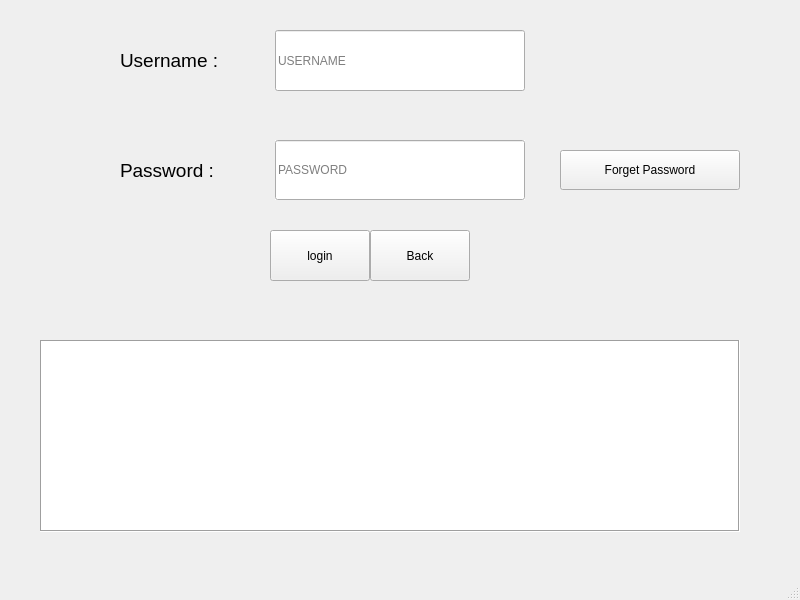
<?xml version="1.0" encoding="UTF-8"?>
<ui version="4.0">
 <class>MainWindow</class>
 <widget class="QMainWindow" name="MainWindow">
  <property name="geometry">
   <rect>
    <x>0</x>
    <y>0</y>
    <width>800</width>
    <height>600</height>
   </rect>
  </property>
  <property name="windowTitle">
   <string>MainWindow</string>
  </property>
  <widget class="QWidget" name="centralwidget">
   <widget class="QLineEdit" name="Password">
    <property name="geometry">
     <rect>
      <x>275</x>
      <y>140</y>
      <width>250</width>
      <height>60</height>
     </rect>
    </property>
    <property name="autoFillBackground">
     <bool>true</bool>
    </property>
    <property name="echoMode">
     <enum>QLineEdit::Password</enum>
    </property>
    <property name="placeholderText">
     <string>PASSWORD</string>
    </property>
   </widget>
   <widget class="QLineEdit" name="Useraame">
    <property name="geometry">
     <rect>
      <x>275</x>
      <y>30</y>
      <width>250</width>
      <height>61</height>
     </rect>
    </property>
    <property name="inputMask">
     <string/>
    </property>
    <property name="text">
     <string/>
    </property>
    <property name="placeholderText">
     <string>USERNAME</string>
    </property>
    <property name="cursorMoveStyle">
     <enum>Qt::VisualMoveStyle</enum>
    </property>
   </widget>
   <widget class="QPushButton" name="login">
    <property name="geometry">
     <rect>
      <x>270</x>
      <y>230</y>
      <width>100</width>
      <height>51</height>
     </rect>
    </property>
    <property name="text">
     <string>login</string>
    </property>
    <property name="default">
     <bool>false</bool>
    </property>
   </widget>
   <widget class="QTextBrowser" name="logger">
    <property name="geometry">
     <rect>
      <x>40</x>
      <y>340</y>
      <width>700</width>
      <height>192</height>
     </rect>
    </property>
    <property name="frameShape">
     <enum>QFrame::Box</enum>
    </property>
   </widget>
   <widget class="QLabel" name="password_label">
    <property name="geometry">
     <rect>
      <x>120</x>
      <y>150</y>
      <width>131</width>
      <height>41</height>
     </rect>
    </property>
    <property name="text">
     <string>&lt;html&gt;&lt;head/&gt;&lt;body&gt;&lt;p&gt;&lt;span style=&quot; font-size:14pt;&quot;&gt;Password :&lt;/span&gt;&lt;/p&gt;&lt;/body&gt;&lt;/html&gt;</string>
    </property>
   </widget>
   <widget class="QLabel" name="user_label">
    <property name="geometry">
     <rect>
      <x>120</x>
      <y>40</y>
      <width>121</width>
      <height>41</height>
     </rect>
    </property>
    <property name="text">
     <string>&lt;html&gt;&lt;head/&gt;&lt;body&gt;&lt;p&gt;&lt;span style=&quot; font-size:14pt;&quot;&gt;Username :&lt;/span&gt;&lt;/p&gt;&lt;/body&gt;&lt;/html&gt;</string>
    </property>
   </widget>
   <widget class="QPushButton" name="forget">
    <property name="geometry">
     <rect>
      <x>560</x>
      <y>150</y>
      <width>180</width>
      <height>40</height>
     </rect>
    </property>
    <property name="text">
     <string>Forget Password</string>
    </property>
    <property name="default">
     <bool>false</bool>
    </property>
   </widget>
   <widget class="QPushButton" name="back">
    <property name="geometry">
     <rect>
      <x>370</x>
      <y>230</y>
      <width>100</width>
      <height>51</height>
     </rect>
    </property>
    <property name="text">
     <string>Back</string>
    </property>
    <property name="default">
     <bool>false</bool>
    </property>
   </widget>
  </widget>
  <widget class="QMenuBar" name="menubar">
   <property name="geometry">
    <rect>
     <x>0</x>
     <y>0</y>
     <width>800</width>
     <height>26</height>
    </rect>
   </property>
  </widget>
  <widget class="QStatusBar" name="statusbar"/>
 </widget>
 <resources/>
 <connections>
  <connection>
   <sender>login</sender>
   <signal>clicked()</signal>
   <receiver>MainWindow</receiver>
   <slot>deleteLater()</slot>
   <hints>
    <hint type="sourcelabel">
     <x>399</x>
     <y>281</y>
    </hint>
    <hint type="destinationlabel">
     <x>399</x>
     <y>299</y>
    </hint>
   </hints>
  </connection>
  <connection>
   <sender>back</sender>
   <signal>clicked()</signal>
   <receiver>MainWindow</receiver>
   <slot>deleteLater()</slot>
   <hints>
    <hint type="sourcelabel">
     <x>419</x>
     <y>281</y>
    </hint>
    <hint type="destinationlabel">
     <x>399</x>
     <y>299</y>
    </hint>
   </hints>
  </connection>
  <connection>
   <sender>forget</sender>
   <signal>clicked()</signal>
   <receiver>MainWindow</receiver>
   <slot>deleteLater()</slot>
   <hints>
    <hint type="sourcelabel">
     <x>649</x>
     <y>195</y>
    </hint>
    <hint type="destinationlabel">
     <x>399</x>
     <y>299</y>
    </hint>
   </hints>
  </connection>
 </connections>
</ui>
